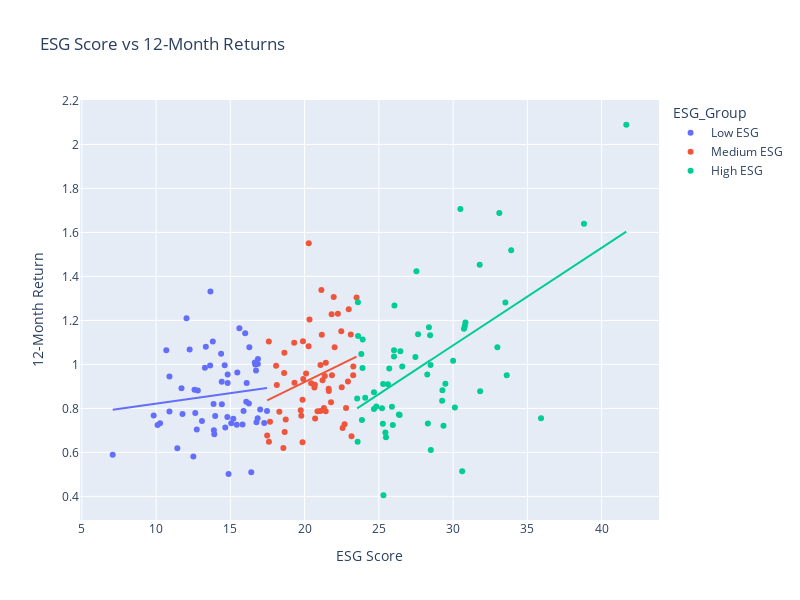

Here is the notebook cell this chart was saved with:
### Markdown cell above
## 5. ESG Score Distribution and Performance

### Code cell
# Create scatter plot with regression lines
fig = px.scatter(df, x='totalEsg', y='12M_Return', 
                color='ESG_Group',
                trendline='ols',
                title='ESG Score vs 12-Month Returns',
                labels={'totalEsg': 'ESG Score', '12M_Return': '12-Month Return'})

fig.update_layout(
    height=600,
    width=800,
    showlegend=True
)
fig.show()
